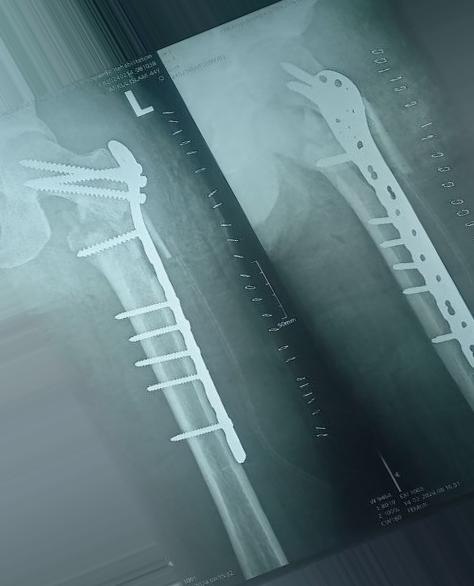
#> input picture Image Processing/input_images/165_Simple Bone Fracture.jpg, 474 x 586 px; its folder holds only this picture in this run
$ python image_processing.py
#> lines starting #> are read from the running program, lines starting #| are printed output that depends on the picture
import os
import cv2
import numpy as np
from skimage import transform
from skimage.util import random_noise

# Desired image dimensions
IMG_HEIGHT, IMG_WIDTH = 224, 224

def process_image(image_path, convert_to_gray=True):
    """
    - Optionally converts to grayscale
    - Resizes to fixed dimensions (224x224)
    - Normalizes pixel values to [0,1]
    """
#> called with convert_to_gray = True
    # Load the image using OpenCV
    img = cv2.imread(image_path)
#> img is the input picture: shape (586, 474, 3); mean B, G, R 124.5, 120, 95
    if img is None:
        print(f"Error reading image: {image_path}")
        return None

    # Convert image to grayscale if needed
    if convert_to_gray:
        img = cv2.cvtColor(img, cv2.COLOR_BGR2GRAY)
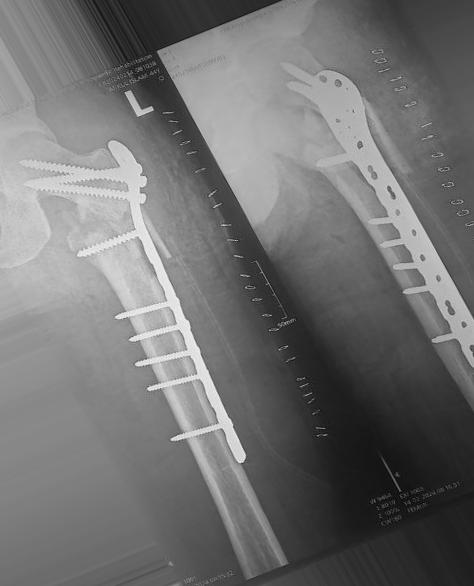
#> img: shape (586, 474); min 2, max 247, mean 113
        # Expand dims to keep channel dimension (required for processing: height x width x 1)
        img = np.expand_dims(img, axis=-1)
    else:
        # Convert BGR to RGB if keeping color
        img = cv2.cvtColor(img, cv2.COLOR_BGR2RGB)

    # Resize the image
    img = cv2.resize(img, (IMG_WIDTH, IMG_HEIGHT))
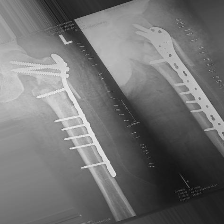
#> img: shape (224, 224); min 10, max 240, mean 112.9
    # Normalize pixel values to the range [0,1]
    img = img.astype("float32") / 255.0

    return img

def augment_and_save(image, output_dir, base_name, num_augmented=5):
    """
    Apply augmentations to an image and save the generated images using scikit-image.
    """
#> called with output_dir = 'augmented_images', base_name = '165_Simple Bone Fracture', num_augmented = 5
    for i in range(num_augmented):
        # Apply random augmentations
        augmented = image.copy()

        # Random rotation (-15 to 15 degrees)
        angle = np.random.uniform(-15, 15)
        augmented = transform.rotate(augmented, angle, mode='reflect')

        # Random zoom
        zoom = np.random.uniform(0.9, 1.1)
        channel_axis = -1 if len(image.shape) > 2 else None
        augmented = transform.rescale(augmented, zoom, channel_axis=channel_axis)
        augmented = transform.resize(augmented, image.shape[:2])

        # Random horizontal flip
        if np.random.random() > 0.5:
            augmented = np.fliplr(augmented)

        # Random brightness adjustment
        brightness_factor = np.random.uniform(0.8, 1.2)
        augmented = augmented * brightness_factor
        augmented = np.clip(augmented, 0, 1)

        # Add slight random noise
        augmented = random_noise(augmented, mode='gaussian', var=0.01)

        # Save the augmented image
        augmented_uint8 = (augmented * 255).astype(np.uint8)
        if len(augmented_uint8.shape) == 3 and augmented_uint8.shape[-1] == 1:
            augmented_uint8 = augmented_uint8[:, :, 0]
        cv2.imwrite(os.path.join(output_dir, f"{base_name}_aug_{i}.png"), augmented_uint8)
#> this loop made 5 passes
#> pass 1, in augment_and_save, `augmented = transform.rotate(augmented, angle, mode='reflect')`:
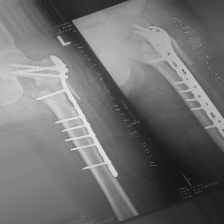
#> augmented: shape (224, 224) float32; min 0.0423, max 0.919, mean 0.442
#> pass 1, in augment_and_save, `augmented = np.fliplr(augmented)`:
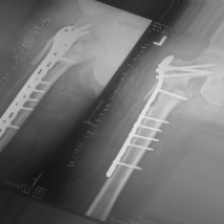
#> augmented: shape (224, 224) float32; min 0.0756, max 0.903, mean 0.442
#> after the loop:
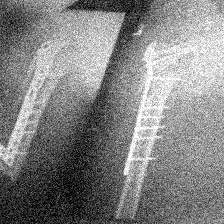
#> augmented: shape (224, 224) float64; min 0, max 1, mean 0.517

if __name__ == "__main__":
    # input and output directories
    input_folder = "input_images"
    output_folder = "augmented_images"

    # Create output folder if dne
    os.makedirs(output_folder, exist_ok=True)

    # Process each image in the input folder
    for filename in os.listdir(input_folder):
        image_path = os.path.join(input_folder, filename)
        processed_image = process_image(image_path, convert_to_gray=True)

        if processed_image is not None:
            # Use the file name as a base name for saving
            base_name, _ = os.path.splitext(filename)
            # Convert image values back to [0, 255] for saving with OpenCV
            processed_image_uint8 = (processed_image * 255).astype(np.uint8)
            # If grayscale, remove the extra dimension for saving
            if processed_image_uint8.shape[-1] == 1:
                processed_image_uint8 = processed_image_uint8[:, :, 0]
            cv2.imwrite(os.path.join(output_folder, f"{base_name}_processed.png"), processed_image_uint8)

            # Apply and save augmented images
            augment_and_save(processed_image, output_folder, base_name, num_augmented=5)

$ run again, on Image Processing/input_images/166_Simple Bone Fracture.jpg
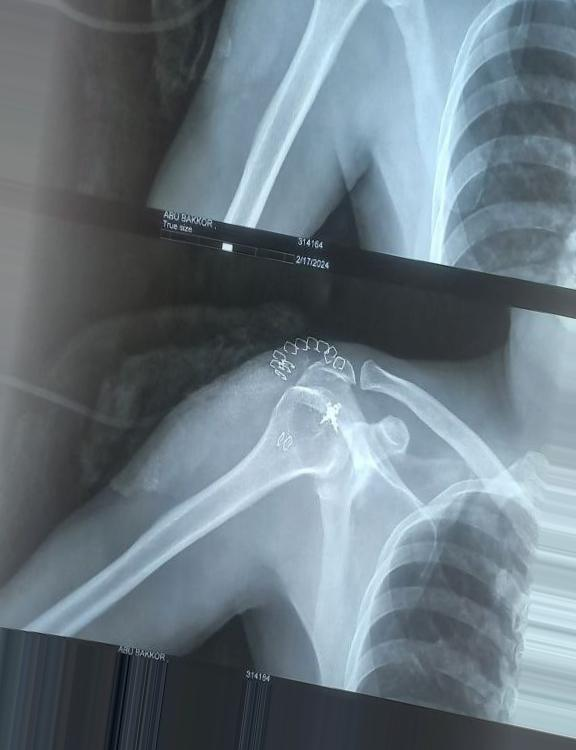
#> input picture Image Processing/input_images/166_Simple Bone Fracture.jpg, 576 x 750 px
#> in process_image, img is the input picture: shape (750, 576, 3); mean B, G, R 129.1, 120.1, 106.2
#> in process_image, `img = cv2.resize(img, (IMG_WIDTH, IMG_HEIGHT))`:
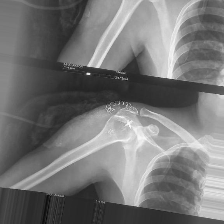
#> img: shape (224, 224); min 6, max 248, mean 116.9
#> after the loop in augment_and_save, `for i in range(num_augmented):`:
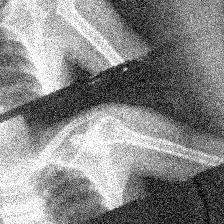
#> augmented: shape (224, 224) float64; min 0, max 1, mean 0.54
